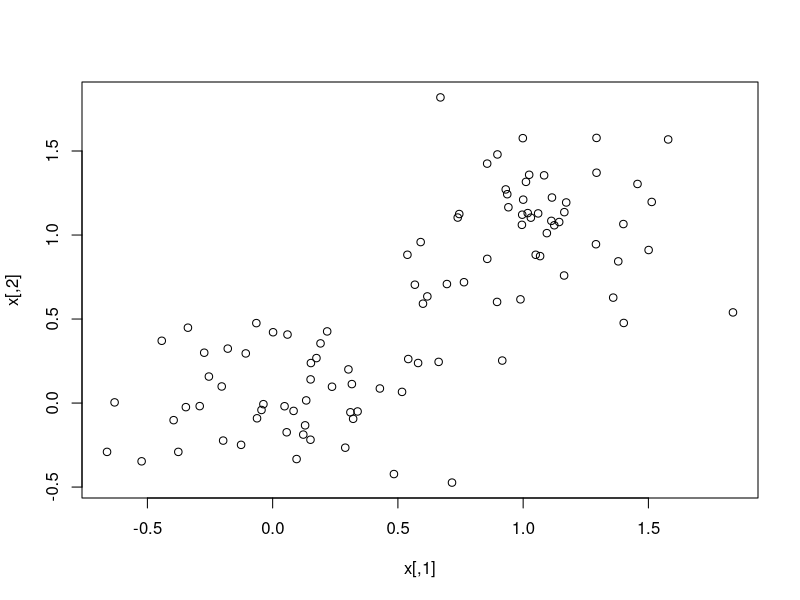
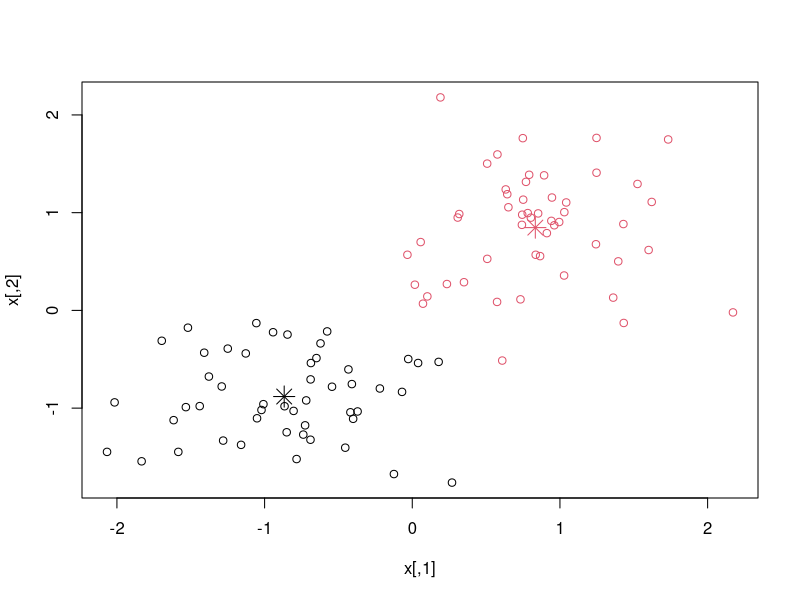

The R source for these figures, in order:
tab = read.table("./Test_Clusters_Distincts.txt")
View(tab)
# a 2-dimensional example
A = matrix(rnorm(100,sd=0.3), ncol=2)
# rnorm génère une matrice de
B = matrix(rnorm(100,mean=1,sd=0.3), ncol=2) # réalisations d’une loi normale
x = rbind(A,B) # rbind concatène des matrices

plot(x)
x=scale(x) #centre et réduit
cl= kmeans(x,center=2,nstart=5)
#clustering à 2 classes
print(cl) # affiche les résultats
plot(x, col = cl$cluster) # affiche les points avec une couleur différente par classe
# indexée par le numéro de la classe
points(cl$centers, col = 1:2, pch = 8, cex = 2) # ajoute les centres des classes